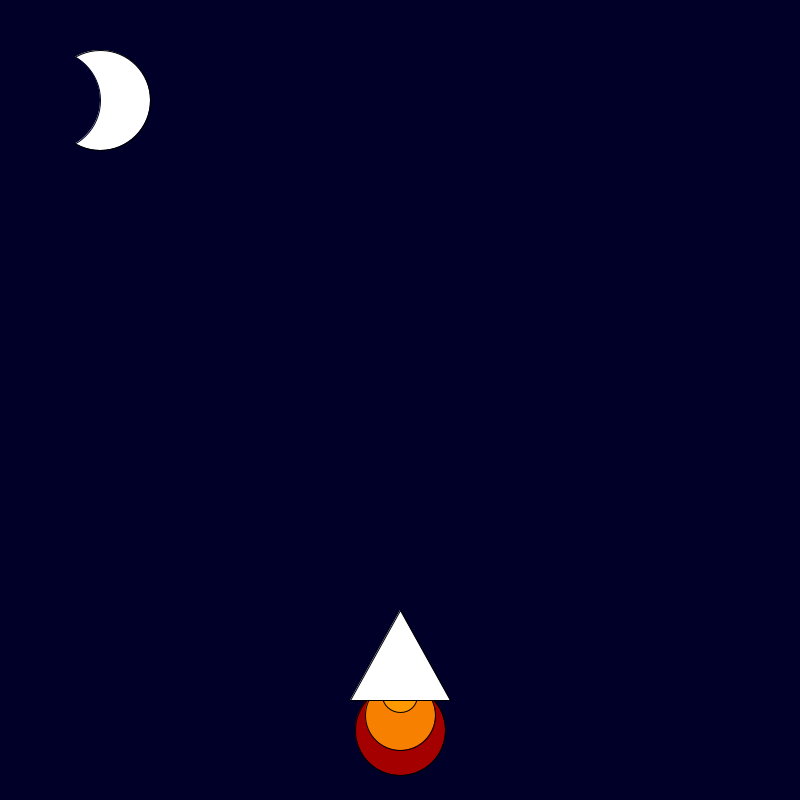
Frame 1 (no input)
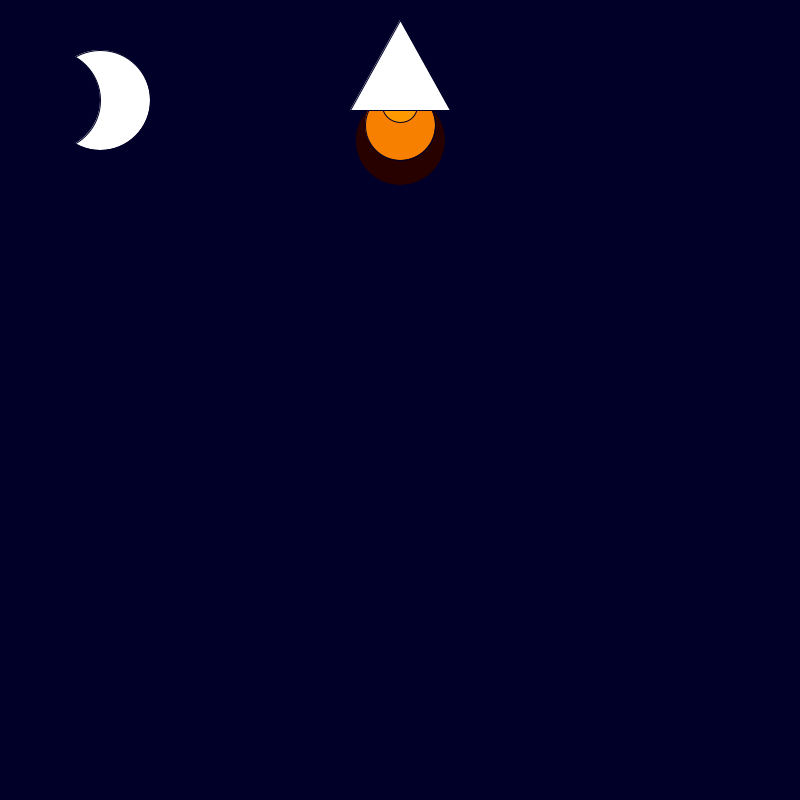
Frame 60 (the mouse pressed at the canvas centre just before this capture)
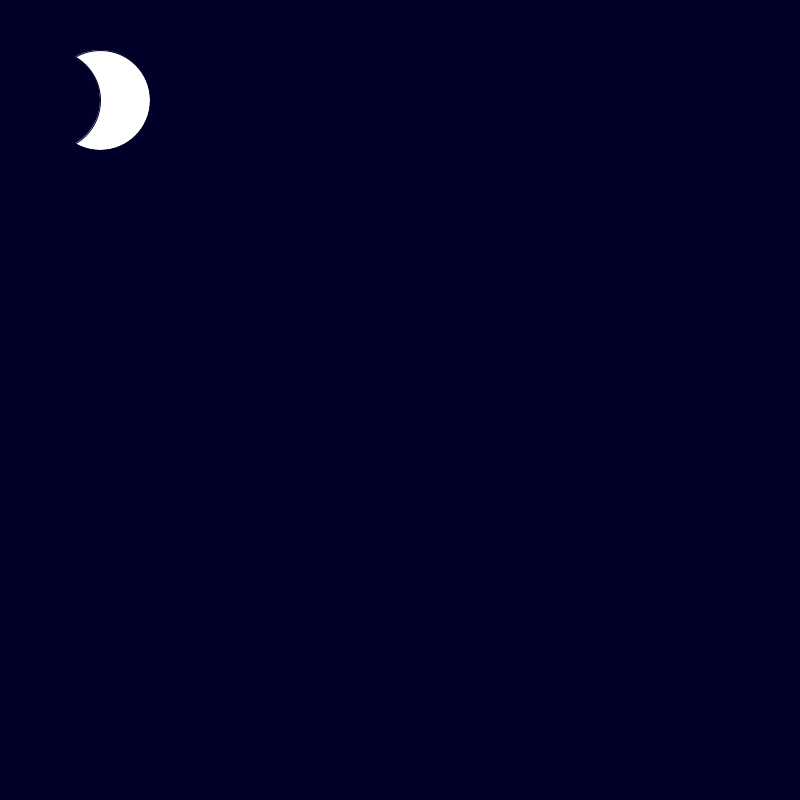
Frame 120 (the mouse held since frame 60 and released just before this capture)

The Processing sketch that drew these frames (run headless with seeded random() and noise(); from frame 60 on, the mouse is pressed at the canvas centre):

// Processing sketch: space_rocket
// ── space_rocket.pde
/* 1. Change the code below to make the rocket ship take off. */
/* 2. Add a moon and stars to the sky. */

int x = 400;
int y = 600;

void setup() {
  size(800, 800);
}

void draw() {
  background(0, 0, 40);
  fill(random(255), 0, 0);
  ellipse(x, y + 130, 90, 90);
  fill(248, 128, 0);
  ellipse(x, y + 115, 70, 70);
  fill(255, 153, 0);
  ellipse(x, y + 95, 35, 35);
  fill(255, 255, 255);
  triangle(x, y + 10, x + 50, y + 100, x - 50, y + 100);
  ellipse(100, 100, 100, 100);
  fill( 0, 0, 40);
  stroke( 0, 0, 40);
  ellipse(50, 100, 100, 100);
  y=y-10;
}
